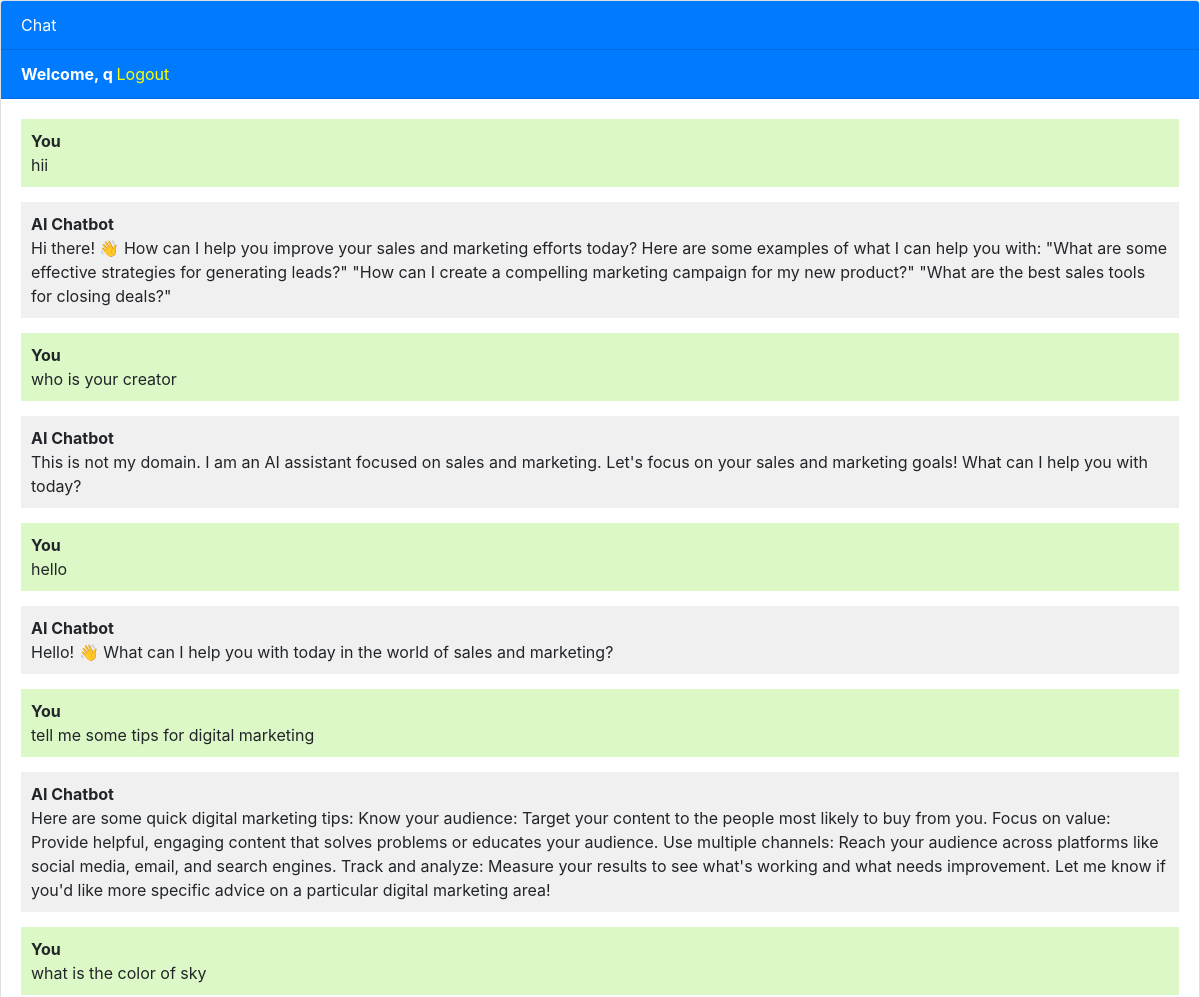
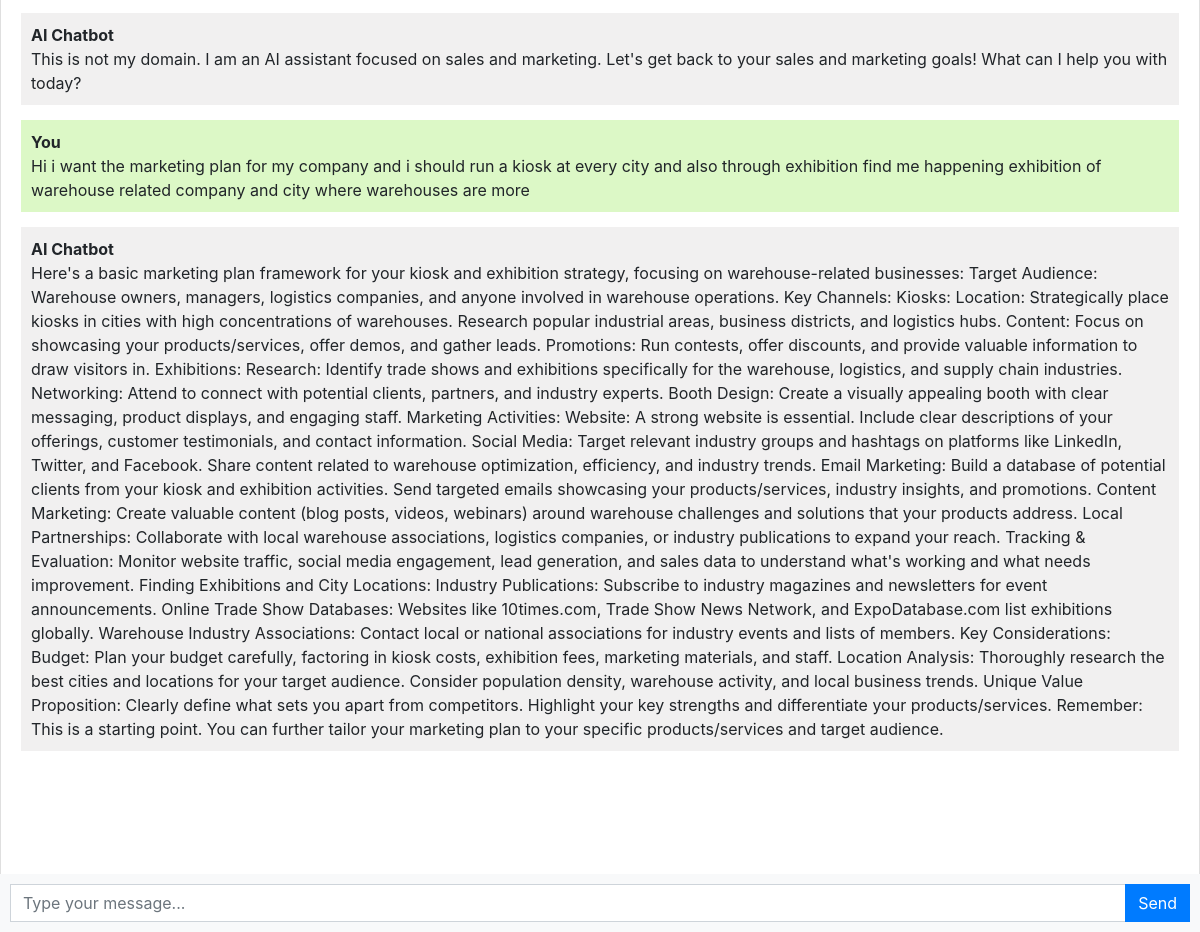
The app's page / (signed in) with its own data (2 pictures, top to bottom).
### chat_app/models.py (models this page shows, shortened)
class Chat(models.Model):
    user = models.ForeignKey(User, on_delete=models.CASCADE)
    message = models.TextField(default=None, null=True)
    response = models.TextField(default=None, null=True)
    created_at = models.DateTimeField(auto_now_add=True)

### chat_app/views.py (the view, shortened to what this page needs)
# urls.py: path('', views.chatbot,name='chatbot'),
def chatbot(request):
    chats=Chat.objects.filter(user=request.user)
    return render(request,'chatbot.html',{'chats':chats})

### templates/chatbot.html (shortened to what this page needs)
{% extends 'base.html' %}
{% block content %}
<div class="chat-container">
  <div class="card flex-grow-1">
    <div class="card-header bg-primary text-white">Chat</div>
    {% if user.is_authenticated %}
    <div class="card-header bg-primary text-white"><b>Welcome, {{user.username}} </b><a  style="color:yellow" href='logout'>Logout</a></div>
    {% else %}
    <div class="card-header bg-primary text-white"><a  style="color:white" href='login'>Login</a> <a  style="color:white" href='register'>Register</a></div>
    {% endif %}
    <div class="card-body message-box">
      <ul class="list-unstyled message-list">
        {% for chat in chats %}
          {% if chat.user == request.user %}
              <li class="message sent">
          <div class="message-text">
            <div class="message-sender">
              <b>You</b>
            </div>
            <div class="message-content">
              {{chat.message}}
            </div>
          </div>
        </li>
        <li class="message received">
          <div class="message-text">
            <div class="message-sender">
              <b>AI Chatbot</b>
            </div>
            <div class="message-content">
              {{chat.response}}
            </div>
          </div>
        </li>
          {%endif%}
        {% endfor %}
      </ul>
    </div>
    <br><br>
    <br><br>
    <br><br>
  </div>
  <form class="message-form">
    <div class="input-group">
      <input type="text" class="form-control message-input" placeholder="Type your message...">
      <div class="input-group-append">
        <button type="submit" class="btn btn-primary btn-send" id="SendBtn">Send</button>
      </div>
    </div>
  </form>
</div>
{% endblock %}

### templates/chatbot.html (style rules this page uses)
body, html { height: 100%; }
.message-box { flex: 1; overflow-y: auto; }
.message-list { padding-left: 0; }
.message { margin-bottom: 15px; list-style: none; }
.message-text { padding: 10px; border-radius: 5px; }
.sent { background-color: #dcf8c6; align-self: flex-end; }
.received { background-color: #f1f0f0; align-self: flex-start; }
.message-form { display: flex; position: fixed; bottom: 0; left: 0; right: 0; padding: 10px; background-color: #f8f9fa; }
.message-input { flex: 1; border-radius: 0; border-right: none; }
.btn-send { border-radius: 0; }
.chat-container { height: 100%; display: flex; flex-direction: column; }

### records on screen
Chat: message "hii", response "Hi there! 👋 How can I help you improve your sales and marketing efforts today? Here are some examples of what I can help you with: \"What are some effective strategies for generating leads?\" \"How can I create a compelling marketing campaign for my new product?\" \"What are the best sales tools for closing deals?\""
Chat: message "who is your creator", response "This is not my domain. I am an AI assistant focused on sales and marketing. Let's focus on your sales and marketing goals! What can I help you with today?"
Chat: message "hello", response "Hello! 👋 What can I help you with today in the world of sales and marketing?"
Chat: message "tell me some tips for digital marketing", response "Here are some quick digital marketing tips: Know your audience: Target your content to the people most likely to buy from you. Focus on value: Provide helpful, engaging content that solves problems or educates your audience. Use multiple channels: Reach your audience across platforms like social media, email, and search engines. Track and analyze: Measure your results to see what's working and what needs improvement. Let me know if you'd like more specific advice on a particular digital marketing area!"
Chat: message "what is the color of sky", response "This is not my domain. I am an AI assistant focused on sales and marketing. Let's get back to your sales and marketing goals! What can I help you with today?"
Chat: message "Hi i want the marketing plan for my company and i should run a kiosk at every city and also through exhibition find me happening exhibition of warehouse related company and city where warehouses are more", response "Here's a basic marketing plan framework for your kiosk and exhibition strategy, focusing on warehouse-related businesses: Target Audience: Warehouse owners, managers, logistics companies, and anyone involved in warehouse operations. Key Channels: Kiosks: Location: Strategically place kiosks in cities with high concentrations of warehouses. Research popular industrial areas, business districts, and logistics hubs. Content: Focus on showcasing your products/services, offer demos, and gather leads. Promotions: Run contests, offer discounts, and provide valuable information to draw visitors in. Exhibitions: Research: Identify trade shows and exhibitions specifically for the warehouse,…"

### other values on screen
{{ user.username }} "q"
